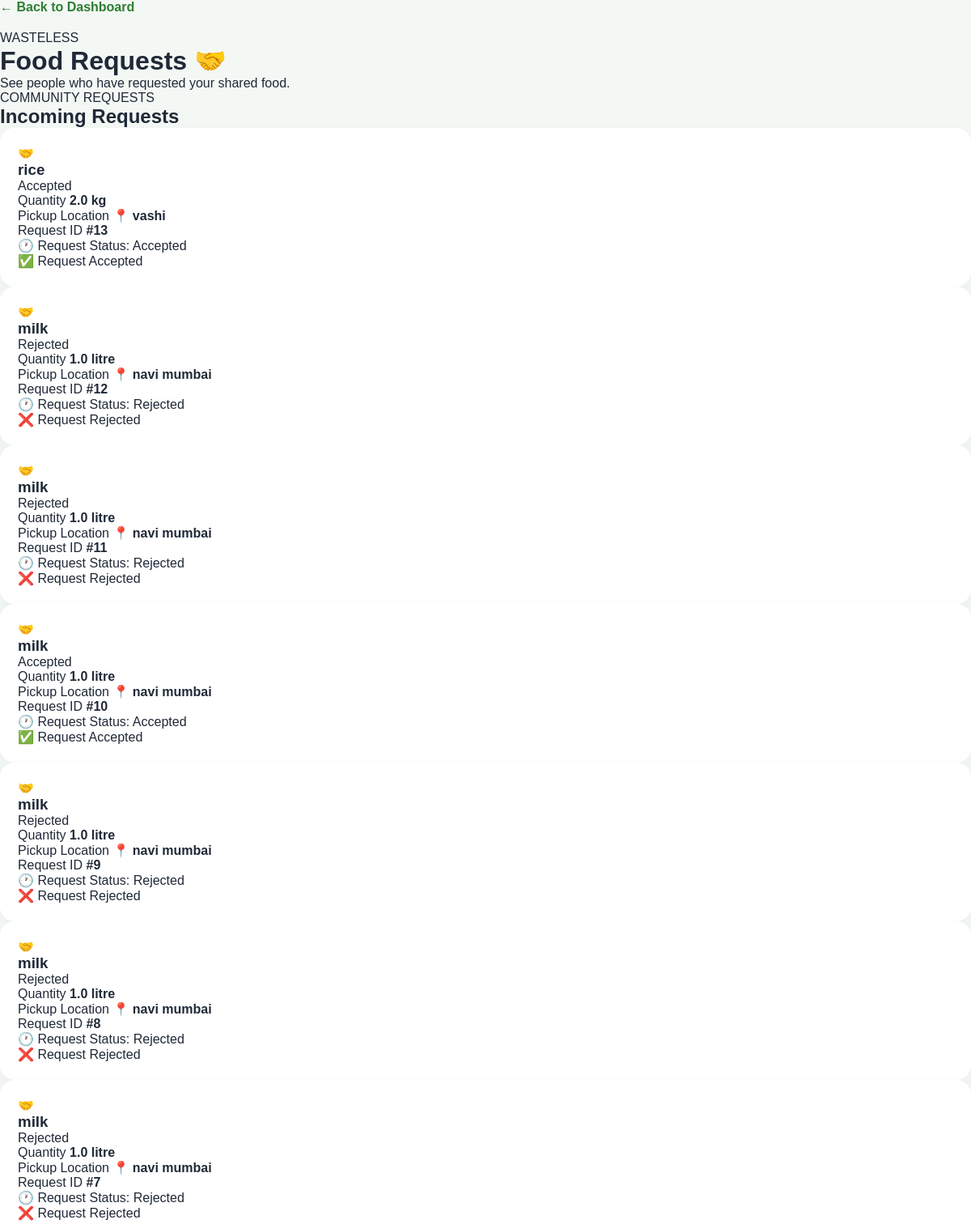
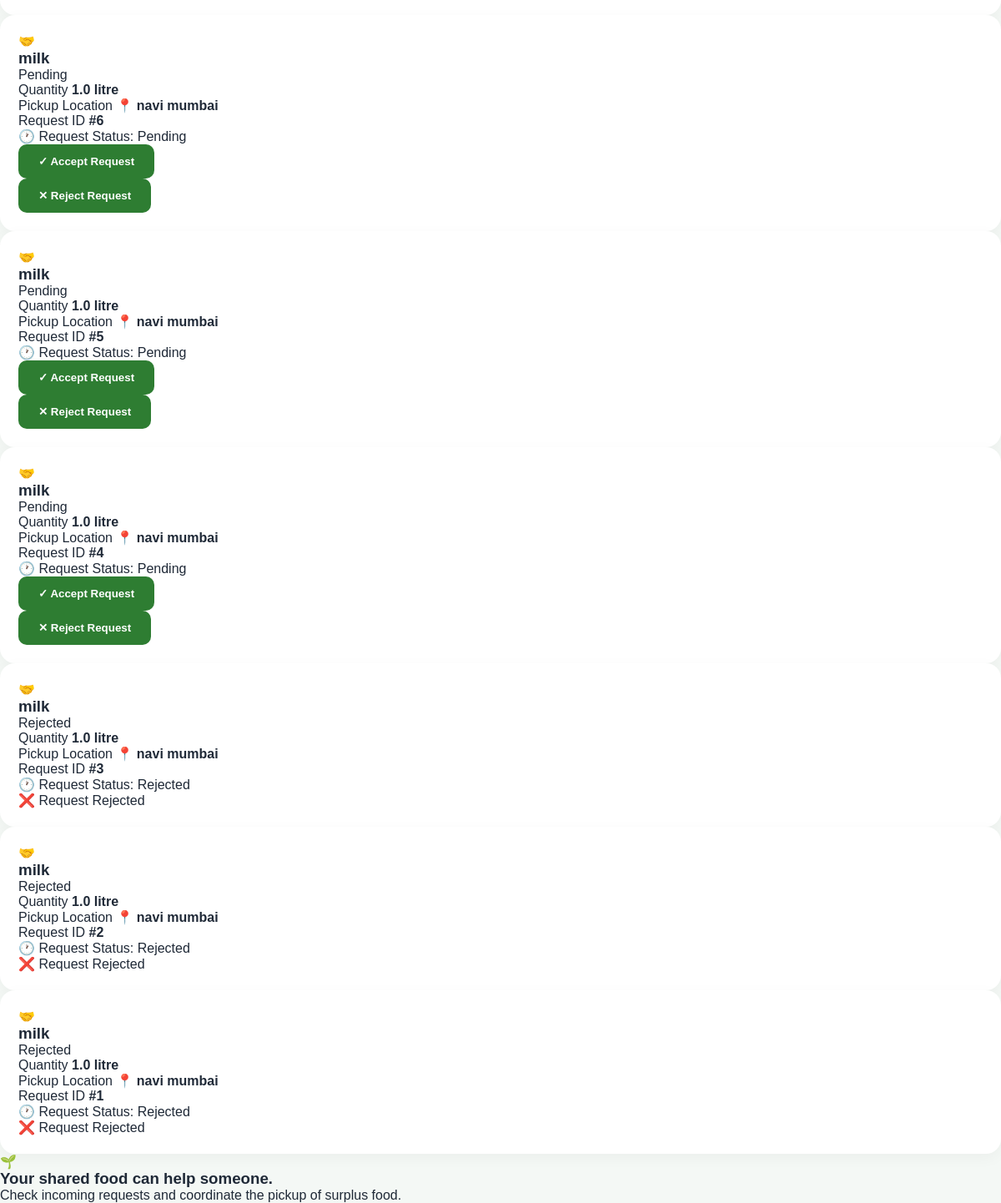
Page /food-requests on the committed database (2 pictures, top to bottom).
### app.py (models this page shows)
class FoodRequest(db.Model):
    id = db.Column(
        db.Integer,
        primary_key=True
    )
    donation_id = db.Column(
        db.Integer,
        nullable=False
    )
    food_name = db.Column(
        db.String(100),
        nullable=False
    )
    quantity = db.Column(
        db.Float,
        nullable=False
    )
    unit = db.Column(
        db.String(20),
        nullable=False
    )
    pickup_location = db.Column(
        db.String(200),
        nullable=False
    )
    status = db.Column(
        db.String(20),
        nullable=False,
        default="Pending"
    )

### app.py (the view)
@app.route("/food-requests")
def food_requests():
    requests = FoodRequest.query.order_by(
        FoodRequest.id.desc()
    ).all()
    return render_template(
        "food_requests.html",
        requests=requests
    )

### templates/food_requests.html (shortened to what this page needs)
<!DOCTYPE html>
<html lang="en">
<head>
    <link rel="stylesheet"
          href="{{ url_for('static', filename='css/style.css') }}">
</head>
<body>
<div class="find-food-page">
    <div class="find-food-container">
        <div class="find-food-header">
            <a href="/dashboard"
               class="back-button">
                ← Back to Dashboard
            </a>
            <p class="page-label">
                WASTELESS
            </p>
            <h1>
                Food Requests 🤝
            </h1>
            <p>
                See people who have requested your shared food.
            </p>
        </div>
        <div class="find-food-section">
            <p class="page-label">
                COMMUNITY REQUESTS
            </p>
            <h2>
                Incoming Requests
            </h2>
            {% if requests %}
                <div class="find-food-grid">
                    {% for request in requests %}
                        <div class="find-food-card">
                            <div class="find-food-card-top">
                                <div class="find-food-icon">
                                    🤝
                                </div>
                                <div>
                                    <h3>
                                        {{ request.food_name }}
                                    </h3>
                                    <span class="find-food-status">
                                        {{ request.status }}
                                    </span>
                                </div>
                            </div>
                            <div class="find-food-details">
                                <div>
                                    <span>
                                        Quantity
                                    </span>
                                    <strong>
                                        {{ request.quantity }}
                                        {{ request.unit }}
                                    </strong>
                                </div>
                                <div>
                                    <span>
                                        Pickup Location
                                    </span>
                                    <strong>
                                        📍 {{ request.pickup_location }}
                                    </strong>
                                </div>
                                <div>
                                    <span>
                                        Request ID
                                    </span>
                                    <strong>
                                        #{{ request.id }}
                                    </strong>
                                </div>
                            </div>
                            <div class="find-food-notes">
                                🕐 Request Status:
                                {{ request.status }}
                            </div>
                            {% if request.status == "Pending" %}
                                <div class="request-actions">
                                    <form
                                        method="POST"
                                        action="/accept-request/{{ request.id }}"
                                    >
                                        <button
                                            type="submit"
                                            class="accept-request-button"
                                        >
                                            ✓ Accept Request
                                        </button>
                                    </form>
                                    <form
                                        method="POST"
                                        action="/reject-request/{{ request.id }}"
                                    >
                                        <button
                                            type="submit"
                                            class="reject-request-button"
                                        >
                                            ✕ Reject Request
                                        </button>
                                    </form>
                                </div>
                            {% else %}
                                <div class="request-completed">
                                    {% if request.status == "Accepted" %}
                                        ✅ Request Accepted
                                    {% else %}
                                        ❌ Request Rejected
                                    {% endif %}
                                </div>
                            {% endif %}
                        </div>
                    {% endfor %}
                </div>
            {% endif %}
        </div>
        <div class="find-food-message">
            <div class="find-food-message-icon">
                🌱
            </div>
            <div>
                <h3>
                    Your shared food can help someone.
                </h3>
                <p>
                    Check incoming requests and coordinate
                    the pickup of surplus food.
                </p>
            </div>
        </div>
    </div>
</div>
</body>
</html>

### static/css/style.css (style rules this page uses)
* { margin: 0; padding: 0; box-sizing: border-box; }
html { scroll-behavior: smooth; }
body { font-family: Arial, Helvetica, sans-serif; background: #f4f8f5; color: #1f2937; }
a { text-decoration: none; color: inherit; }
button, input, select, textarea { font-family: inherit; }
.back-button { display: inline-block; margin-bottom: 20px; color: #2e7d32; font-weight: 700; }
.form-button, button[type="submit"] { border: none; padding: 13px 24px; background: #2e7d32; color: white; border-radius: 10px; font-weight: 700; cursor: pointer; }
.donation-card, .request-card, .find-food-card { background: white; padding: 22px; border-radius: 18px; box-shadow: 0 5px 18px rgba(0, 0, 0, 0.04); }

### rows in the picture
FoodRequest: food_name "rice", status "Accepted", quantity "2.0", unit "kg", pickup_location "vashi", id "13", shows "✅ Request Accepted"
FoodRequest: food_name "milk", status "Rejected", quantity "1.0", unit "litre", pickup_location "navi mumbai", id "12", shows "❌ Request Rejected"
FoodRequest: food_name "milk", status "Rejected", quantity "1.0", unit "litre", pickup_location "navi mumbai", id "11", shows "❌ Request Rejected"
FoodRequest: food_name "milk", status "Accepted", quantity "1.0", unit "litre", pickup_location "navi mumbai", id "10", shows "✅ Request Accepted"
FoodRequest: food_name "milk", status "Rejected", quantity "1.0", unit "litre", pickup_location "navi mumbai", id "9", shows "❌ Request Rejected"
FoodRequest: food_name "milk", status "Rejected", quantity "1.0", unit "litre", pickup_location "navi mumbai", id "8", shows "❌ Request Rejected"
FoodRequest: food_name "milk", status "Rejected", quantity "1.0", unit "litre", pickup_location "navi mumbai", id "7", shows "❌ Request Rejected"
FoodRequest: food_name "milk", status "Pending", quantity "1.0", unit "litre", pickup_location "navi mumbai", id "6"
FoodRequest: food_name "milk", status "Pending", quantity "1.0", unit "litre", pickup_location "navi mumbai", id "5"
FoodRequest: food_name "milk", status "Pending", quantity "1.0", unit "litre", pickup_location "navi mumbai", id "4"
FoodRequest: food_name "milk", status "Rejected", quantity "1.0", unit "litre", pickup_location "navi mumbai", id "3", shows "❌ Request Rejected"
FoodRequest: food_name "milk", status "Rejected", quantity "1.0", unit "litre", pickup_location "navi mumbai", id "2", shows "❌ Request Rejected"
FoodRequest: food_name "milk", status "Rejected", quantity "1.0", unit "litre", pickup_location "navi mumbai", id "1", shows "❌ Request Rejected"
